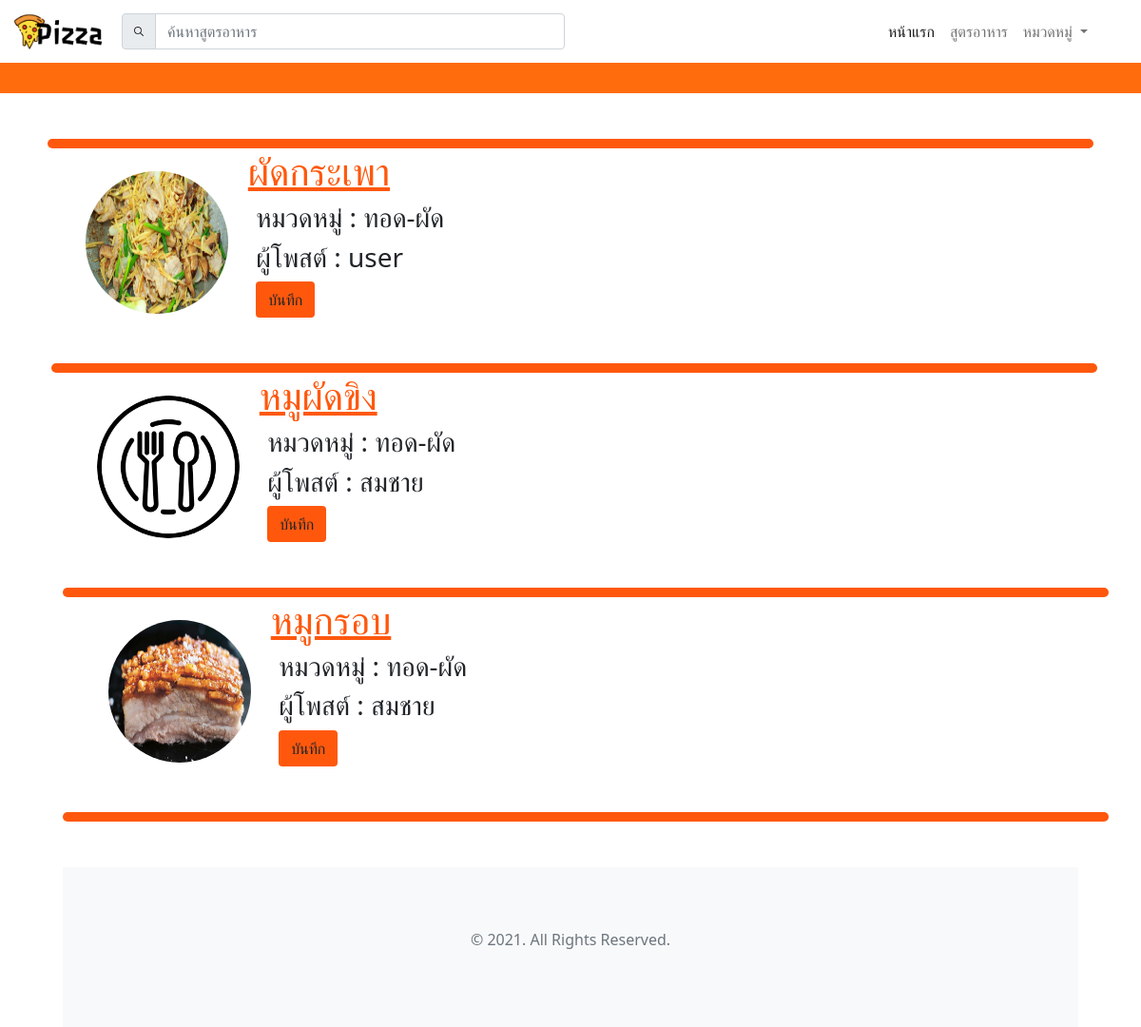
Screenshot of /show_menu.php?menu_id=8 with the database file from the repository.
### tables this page shows
CREATE TABLE `postmenu` (
  `posts_id` int(11) NOT NULL,
  `posts_name` varchar(255) NOT NULL,
  `posts_img` varchar(255) NOT NULL,
  `article` text NOT NULL,
  `article_img` varchar(255) NOT NULL,
  `posts_time` timestamp NOT NULL DEFAULT current_timestamp() ON UPDATE current_timestamp(),
  `menu_id` int(11) NOT NULL,
  `id` int(11) NOT NULL,
  `article_video` varchar(255) NOT NULL
);

CREATE TABLE `menu` (
  `menu_id` int(11) NOT NULL,
  `menu_name` varchar(255) NOT NULL
);

CREATE TABLE `user` (
  `id` int(11) NOT NULL,
  `email` varchar(255) NOT NULL,
  `username` varchar(255) NOT NULL,
  `u_level` varchar(1) NOT NULL,
  `password` varchar(255) NOT NULL,
  `user_img` varchar(255) NOT NULL,
  `user_ time` timestamp NOT NULL DEFAULT current_timestamp() ON UPDATE current_timestamp()
);

### show_menu.php (the view, shortened to what this page needs)
<!DOCTYPE html>
<html lang="en">
<head>
    <link rel="stylesheet" href="decorate.css">
    <?php include('Taskbar.php'); ?>
    <?php include('t.php'); ?>
</head>
<?php
     $sql_posts = "SELECT * FROM postmenu WHERE menu_id  = '{$_GET['menu_id']}'ORDER BY posts_time DESC";
     $result_post = $conn->query($sql_posts);
   ?>
<body>
<?php while($row_post = $result_post->fetch_assoc()) {
        $sql_menu = "SELECT * FROM menu WHERE menu_id = '{$row_post['menu_id']}'";
        $result_menu = $conn->query($sql_menu);
        $row_menu = $result_menu->fetch_assoc();
        $sql_user = "SELECT * FROM user WHERE id = '{$row_post['id']}'";
        $result_user = $conn->query($sql_user);
        $row_user = $result_user->fetch_assoc();
?>
<body>
<div class="container" >
    <p class="square mt-5"style="width: 1100px;"></p>
<div class="ml-5 mt-4 "div style="float:left">
    <img src="posts/<?php echo $row_post['posts_img'] ?> "style= "align: center; border-radius: 50%;" width="150" height="150">
</div>
<h1 >&nbsp;&nbsp;<a href="show.php?posts_id=<?php echo $row_post['posts_id']; ?>"style="color:#ff580d;"><?php echo "{$row_post['posts_name']}" ?></a> </h1>
<h3 >&nbsp;&nbsp;&nbsp;&nbsp;<?php echo"หมวดหมู่ : {$row_menu['menu_name']}" ?></h3>
<h3 >&nbsp;&nbsp;&nbsp;&nbsp;<?php echo"ผู้โพสต์ : {$row_user['username']}" ?></h3>
<h3 >&nbsp;&nbsp;&nbsp;&nbsp;<a type="button" class="btn " style = "background-color:#ff580d" href="save.php?posts_id=<?php echo $row_post['posts_id']; ?>">บันทึก</a> </h3>
<?php } ?>
<p class="square mt-5 mb-5"style="width: 1100px;"></p>
</body>
<footer class="bg-light">
      <div class="container">
        <div class="row">
          <div class="col-12 text-center">
            <p class="text-muted">&copy; 2021. All Rights Reserved.</p>
          </div>
        </div>
      </div>
    </footer>
</html>

### decorate.css (style rules this page uses)
.square { border-radius: 90px 90px 90px 90px; background: #ff580d; width: 1300px; height:10px; margin:auto; }

### css/custom.css (style rules this page uses)
footer { padding-top: 4rem; padding-bottom: 4rem; }

### rows the page displays
postmenu: posts_img (picture), posts_name "ผัดกระเพา", menu.menu_name "ทอด-ผัด", id.username "user"
postmenu: posts_img (picture), posts_name "หมูผัดขิง", menu.menu_name "ทอด-ผัด", id.username "สมชาย"
postmenu: posts_img (picture), posts_name "หมูกรอบ", menu.menu_name "ทอด-ผัด", id.username "สมชาย"
